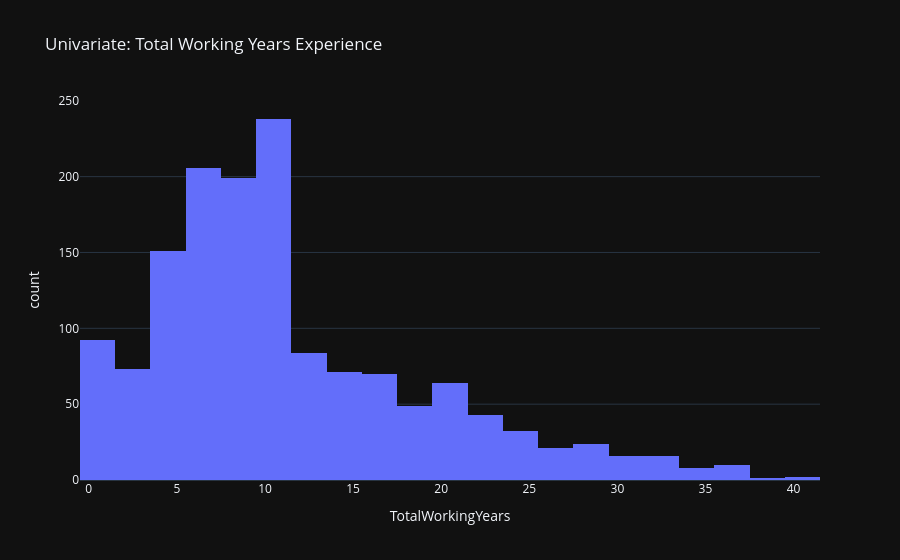

This figure's notebook cell:
### Code cell
# Q4: What is the overall experience level of the workforce?
# Create a histogram focusing on 'TotalWorkingYears' to see if the workforce is junior or senior heavy
# 'nbins=30' explicitly tells Plotly to try and create 30 separate bars (bins) for granular detail
fig_working_years = px.histogram(df_cleaned, x='TotalWorkingYears', title='Univariate: Total Working Years Experience', template='plotly_dark', nbins=30)
# Render and display the working years histogram
fig_working_years.show()

### Figure 1 — Plotly figure (JSON) as saved in the notebook; plotly's stock layout.template omitted (floating-point values rounded to 4 significant figures; data arrays with more than 128 entries replaced by an {"elided": "..."} marker saying what was removed)
{"data": [{"bingroup": "x", "hovertemplate": "TotalWorkingYears=%{x}<br>count=%{y}<extra></extra>", "legendgroup": "", "marker": {"color": "#636efa", "pattern": {"shape": ""}}, "name": "", "nbinsx": 30, "orientation": "v", "showlegend": false, "type": "histogram", "x": {"elided": "1470 int values"}, "xaxis": "x", "yaxis": "y"}], "layout": {"barmode": "relative", "legend": {"tracegroupgap": 0}, "title": {"text": "Univariate: Total Working Years Experience"}, "xaxis": {"anchor": "y", "domain": [0, 1], "title": {"text": "TotalWorkingYears"}}, "yaxis": {"anchor": "x", "domain": [0, 1], "title": {"text": "count"}}}}
